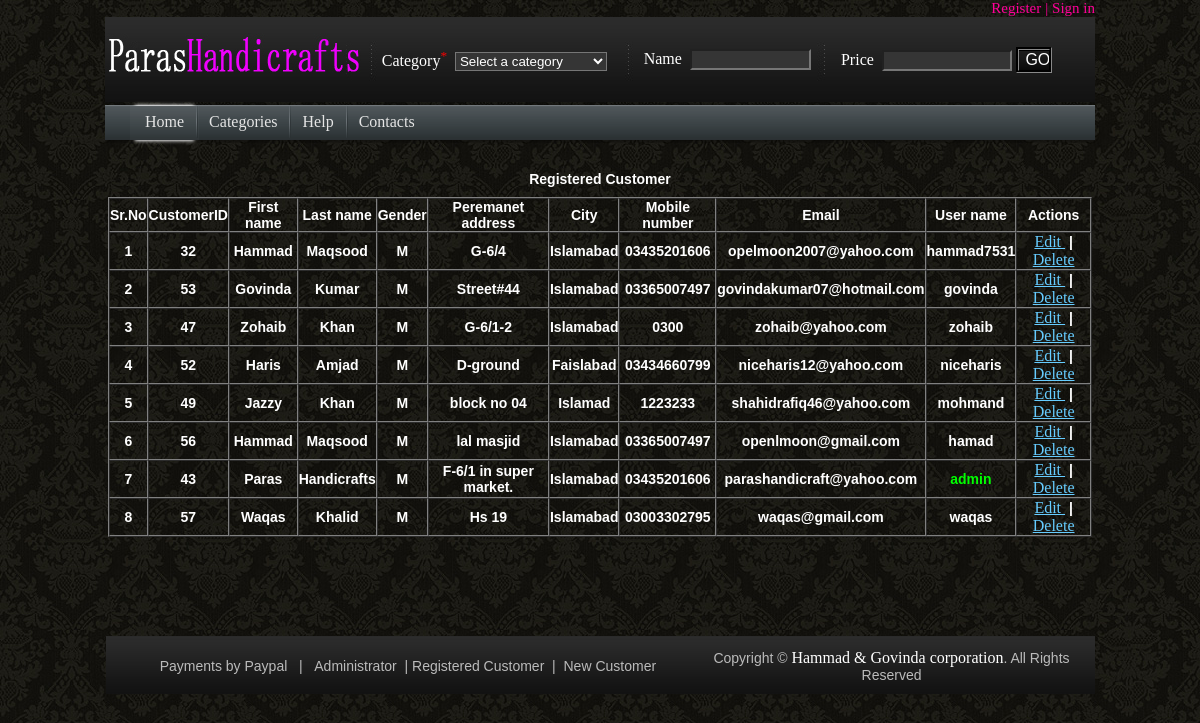
/Admin/ViewCustomer.php, run on the app's committed database.
### tables this page shows
CREATE TABLE IF NOT EXISTS `userloginid` (
  `username` varchar(255) NOT NULL,
  `password` varchar(255) NOT NULL,
  `customerID` int(11) NOT NULL,
  KEY `password` (`password`)
);

CREATE TABLE IF NOT EXISTS `customer` (
  `fname` varchar(255) NOT NULL,
  `lname` varchar(255) NOT NULL,
  `gender` char(1) NOT NULL,
  `paddress` varchar(255) NOT NULL,
  `a_address` varchar(255) NOT NULL,
  `city` varchar(255) NOT NULL,
  `mobile` varchar(255) NOT NULL,
  `email` varchar(255) NOT NULL,
  `customerID` int(11) NOT NULL AUTO_INCREMENT,
  PRIMARY KEY (`customerID`)
);

### Admin/ViewCustomer.php (the view, shortened to what this page needs)
<!DOCTYPE html PUBLIC "-//W3C//DTD XHTML 1.0 Transitional//EN" "http://www.w3.org/TR/xhtml1/DTD/xhtml1-transitional.dtd">
<html xmlns="http://www.w3.org/1999/xhtml">
<head>
    <link type="text/css" href="../css/Main.css" rel="stylesheet" />
</head>
<body>
                 <?php  include ("../Header/header.php");?>
<table width="990px" border="0" align="center">
<tr>
<td>
<br/>
  <center><h1 class="white">Registered Customer</h1></center>
                            <?php include("Errorchecks_server_ViewCus.php"); ?>
   <table border="1"  cellpadding="0px" cellspacing="0" align="center">
        <tr>
    <th  class="white">Sr.No </th>
    <th  class="white">CustomerID </th>
    <th class="white">First name</th>
    <th  class="white">Last name</th>
    <th  class="white">Gender</th>
     <th  class="white">Peremanet address</th>
      <th  class="white">City</th>
      <th  class="white">Mobile number</th>
      <th  class="white">Email</th>
      <th  class="white">User name</th>
      <th  class="white">Actions</th>
       </tr>
       <?php
		  $i=1;
		  $sql= "SELECT *
		         FROM customer c, userloginid l WHERE c.customerID=l.customerID";
				 $recset=mysql_query($sql);
				 while($row= mysql_fetch_array($recset))
				 {
	   ?>
          <tr>
            <td class="white" align="center" >  <?php echo $i; ?> </td>
            <td class="white" align="center">  <?php echo $row["customerID"]; ?> </td>
            <td class="white" align="center">  <?php echo $row["fname"]; ?> </td>
            <td class="white" align="center">  <?php echo $row["lname"]; ?> </td>
            <td class="white" align="center">  <?php echo $row["gender"]; ?> </td>
            <td class="white" align="center">  <?php echo $row["paddress"]; ?> </td>
            <td class="white" align="center">  <?php echo $row["city"]; ?> </td>
            <td class="white" align="center">  <?php echo $row["mobile"]; ?> </td>
            <td class="white" align="center">  <?php echo $row["email"]; ?> </td>
            <td class="white" align="center">  <?php  if($row["username"]=="admin")
			{
			?>
               <span style="color:#0F0;"> <?php echo $row["username"]; ?></span>
            <?php
			}
			else
			{
				echo $row["username"];
			}
		?>
          </td>
            <td class="white" align="center"> <a href="../Forms/EditCustomerForm.php?customerID=<?php echo $row["customerID"];?>">Edit </a> &nbsp;| <a href="javascript:DeleteCustomer(<?php echo $row["customerID"];?>)">Delete</a></td>
          </tr>
          <?php
		       $i++;
		}
		   ?>
</table></td></tr></table>
<br/><br/><br/><br/>
<?php include("../Footer/footer.php");?>
</body>
</html>

### css/styleTemp.css (style rules this page uses)
a:link { color:#6CF; font-family:Georgia, "Times New Roman", Times, serif; font-weight:300; font-size:16px; }
.white { color:white; font-family:Arial, Helvetica, sans-serif; font-weight:bold; }
body,td,th { font-family: Arial, Helvetica, sans-serif; font-size: 14px; color: #000000; }
body { margin-left: 0px; margin-top: 0px; margin-right: 0px; margin-bottom: 0px; padding:0px; background-image: url(../images/backG.jpg); }

### css/styleSearch.css (style rules this page uses)
.white { color:white; font-family:Times New Roman, serif; font-weight:400; font-size:14px; }

### Admin/ViewCustomer.php (style rules this page uses)
.white { color:white; }

### data on the page
userloginid: customerID "32", customerID.fname "Hammad", customerID.lname "Maqsood", customerID.gender "M", customerID.paddress "G-6/4", customerID.city "Islamabad", customerID.mobile "03435201606", customerID.email "opelmoon2007@yahoo.com", username "hammad7531"
userloginid: customerID "53", customerID.fname "Govinda", customerID.lname "Kumar", customerID.gender "M", customerID.paddress "Street#44", customerID.city "Islamabad", customerID.mobile "03365007497", customerID.email "govindakumar07@hotmail.com", username "govinda"
userloginid: customerID "47", customerID.fname "Zohaib", customerID.lname "Khan", customerID.gender "M", customerID.paddress "G-6/1-2", customerID.city "Islamabad", customerID.mobile "0300", customerID.email "zohaib@yahoo.com", username "zohaib"
userloginid: customerID "52", customerID.fname "Haris", customerID.lname "Amjad", customerID.gender "M", customerID.paddress "D-ground", customerID.city "Faislabad", customerID.mobile "03434660799", customerID.email "niceharis12@yahoo.com", username "niceharis"
userloginid: customerID "49", customerID.fname "Jazzy", customerID.lname "Khan", customerID.gender "M", customerID.paddress "block no 04", customerID.city "Islamad", customerID.mobile "1223233", customerID.email "shahidrafiq46@yahoo.com", username "mohmand"
userloginid: customerID "56", customerID.fname "Hammad", customerID.lname "Maqsood", customerID.gender "M", customerID.paddress "lal masjid", customerID.city "Islamabad", customerID.mobile "03365007497", customerID.email "openlmoon@gmail.com", username "hamad"
userloginid: customerID "43", customerID.fname "Paras", customerID.lname "Handicrafts", customerID.gender "M", customerID.paddress "F-6/1 in super market.", customerID.city "Islamabad", customerID.mobile "03435201606", customerID.email "parashandicraft@yahoo.com", username "admin"
userloginid: customerID "57", customerID.fname "Waqas", customerID.lname "Khalid", customerID.gender "M", customerID.paddress "Hs 19", customerID.city "Islamabad", customerID.mobile "03003302795", customerID.email "waqas@gmail.com", username "waqas"
